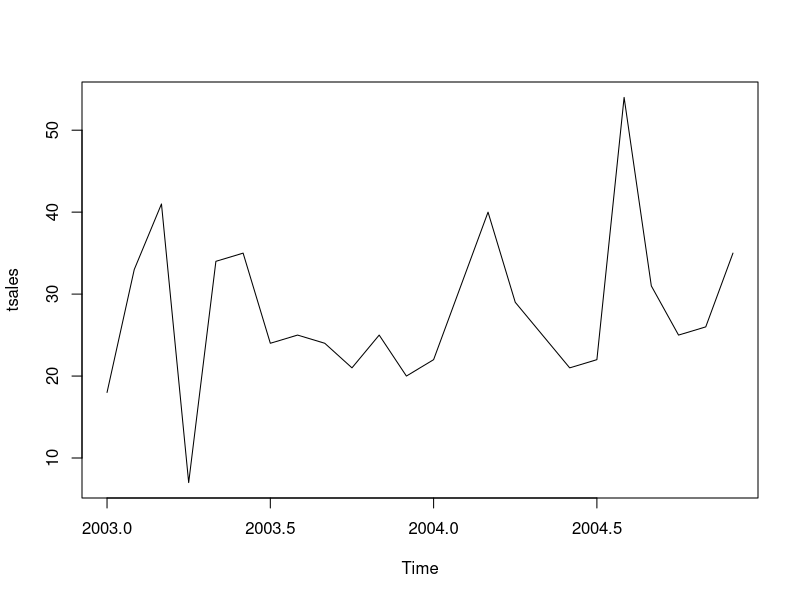
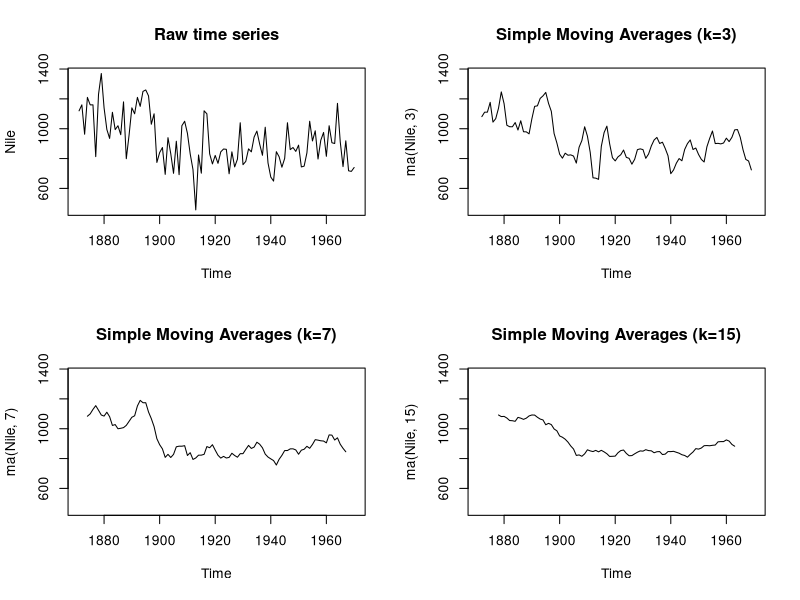
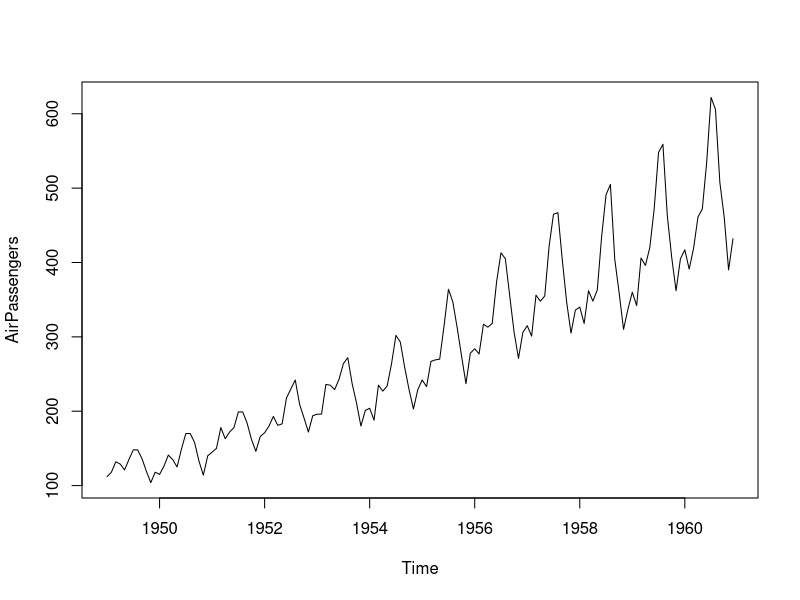
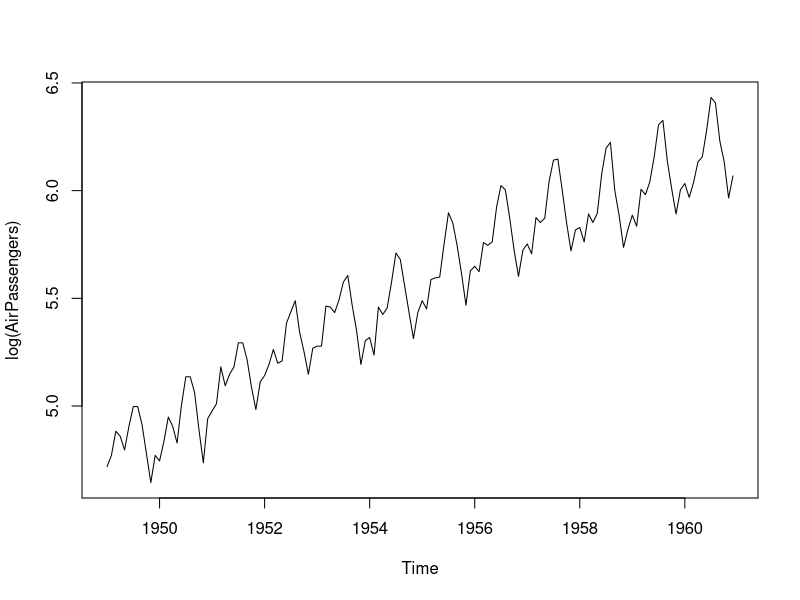
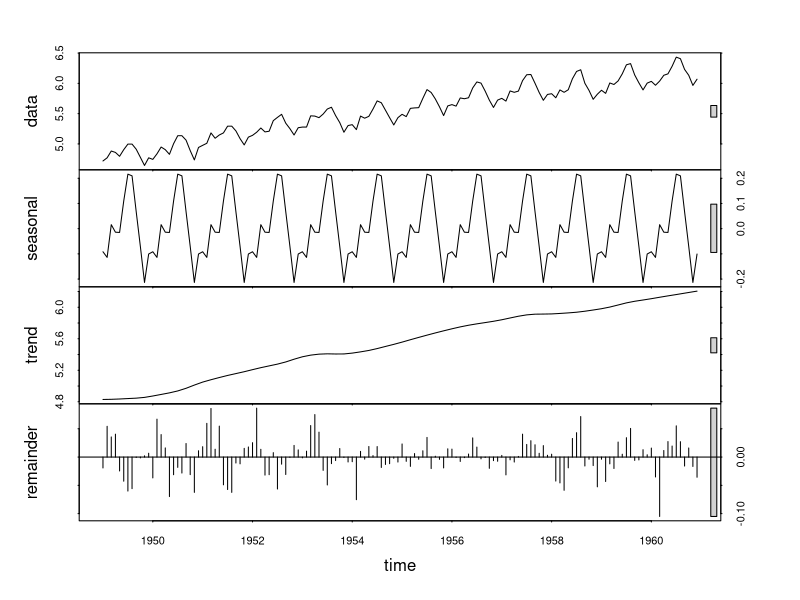

Here is the R script that generated these plots, in order: (Note: this script raises an error after producing the figures.)
sales <- c(18, 33, 41, 7, 34, 35, 24, 25, 24, 21, 25, 20,
           22, 31, 40, 29, 25, 21, 22, 54, 31, 25, 26, 35)

tsales <- ts(sales, start=c(2003, 1), frequency=12)
tsales


plot(tsales)

start(tsales)
end(tsales)
frequency(tsales)

tsales.subset <- window(tsales, start=c(2003, 5), end=c(2004, 6))
tsales.subset


#########################################
# ma 移动平均
library(forecast)
opar <- par(no.readonly=TRUE)
par(mfrow=c(2,2))
ylim <- c(min(Nile), max(Nile))
plot(Nile, main="Raw time series")
plot(ma(Nile, 3), main="Simple Moving Averages (k=3)", ylim=ylim)
plot(ma(Nile, 7), main="Simple Moving Averages (k=7)", ylim=ylim)
plot(ma(Nile, 15), main="Simple Moving Averages (k=15)", ylim=ylim)
par(opar)

###########################################
## 分解
plot(AirPassengers)
lAirPassengers <- log(AirPassengers) ## 对数化 相乘模型
plot(lAirPassengers, ylab="log(AirPassengers)")
fit <- stl(lAirPassengers, s.window="period")  # s.windows="periodic"可使得季节效应在各年间都一样
plot(fit)
fit$time.series
exp(fit$time.series)


#########################################
## 3种拟合模型
ets(ts, model="ANN")  ## 单指数 水平项 
ses(ts)
ets(ts, model="AAN")  ## 双指数 水平项、斜率
holt(ts)
ets(ts, model="AAA")  ## 三指数 水平项、斜率、季节项
hw(ts)




